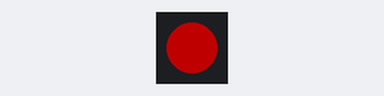
A sketch run on a simulated Arduino Uno, built with avr-gcc and run on an emulated ATmega328P. Shown: 1 RGB LEDs in strip order, left to right. Dim RGB values are drawn brighter than linear.

Above: at 0.15 s.
At 15.9 s:
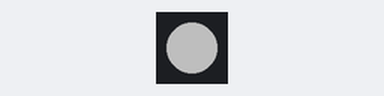
At 24.1 s:
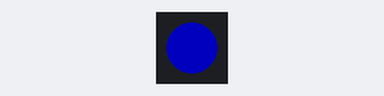
At 38.3 s:
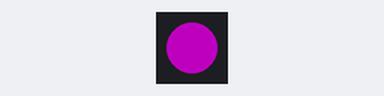
Timing chart, 0 to 40.0 s (numbered marks = the images above):
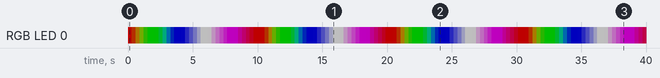

The sketch:

LEDrgb.ino
```cpp
#include <Adafruit_NeoPixel.h>

#define PIN        3   // Pin de datos D3
#define NUMPIXELS  1   // Cantidad de LEDs conectados

// Configuración del LED (frecuencia de 800Khz y orden de color GRB)
Adafruit_NeoPixel pixel(NUMPIXELS, PIN, NEO_GRB + NEO_KHZ800);

void setup() {
  pixel.begin();
  pixel.setBrightness(80); // Brillo general (0 - 255)
  pixel.show();
}

void loop() {
// Transición: Rojo -> Verde
  fadeToColor(255, 0, 0,   0, 255, 0,   100, 15);
  delay(500);

  // Transición: Verde -> Azul
  fadeToColor(0, 255, 0,   0, 0, 255,   100, 15);
  delay(500);

  // Transición: Azul -> Blanco (255, 255, 255)
  fadeToColor(0, 0, 255,   255, 255, 255, 100, 15);
  delay(500); // Pausa breve en Blanco

  // Transición: Blanco -> Magenta/Violeta
  fadeToColor(255, 255, 255,   255, 0, 255, 100, 15);
  delay(500);

  // Transición: Magenta -> Rojo
  fadeToColor(255, 0, 255,   255, 0, 0,   100, 15);
  delay(500);
}

void fadeToColor(int rStart, int gStart, int bStart,
                 int rEnd,   int gEnd,   int bEnd,
                 int steps,  int duration) {

  for (int i = 0; i <= steps; i++) {
    // Calculamos el valor intermedio proporcional para cada canal
    int r = rStart + (rEnd - rStart) * i / steps;
    int g = gStart + (gEnd - gStart) * i / steps;
    int b = bStart + (bEnd - bStart) * i / steps;

    pixel.setPixelColor(0, pixel.Color(r, g, b));
    pixel.show();
    delay(duration);
  }
}
```

Measured:
- by itself, RGB LED 0: off → RGB(80, 0, 0) at 0.00 s, → RGB(64, 16, 0) 0.31 s later, → RGB(48, 32, 0) 0.31 s later, → RGB(32, 48, 0) 0.31 s later, … (118 changes in this stretch)
